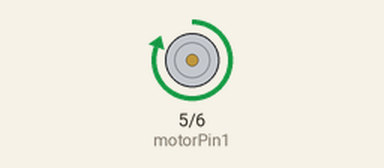
Simulated run of this sketch. Board: Arduino Uno, built with avr-gcc and run on an emulated ATmega328P. On the bench: motor-driver pin pairs drawn as motors (green arrow = first pin HIGH = forward, orange = second pin HIGH = backward, longer = more drive).

Above: at 8.05 s.
Timing chart, 0 to 11.0 s (numbered marks = the images above):
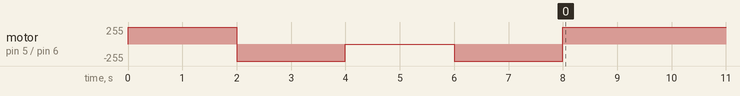

Measured:
- by itself, motor on pin 5 (motorPin1) / pin 6 (motorPin2): stopped → forward 255/255 at 0.00 s, → backward 255/255 2.0 s later, → stopped 2.0 s later, → backward 255/255 2.0 s later, … (5 changes in this stretch)

The sketch:

motor.ino
```cpp
//L293D
//Motor A
const int motorPin1  = 5;  // Pin 14 of L293
const int motorPin2  = 6;  // Pin 10 of L293
//Motor B
// const int motorPin3  = 10; // Pin  7 of L293
// const int motorPin4  = 9;  // Pin  2 of L293

//This will run only one time.
void setup(){

    //Set pins as outputs
    pinMode(motorPin1, OUTPUT);
    pinMode(motorPin2, OUTPUT);
    // pinMode(motorPin3, OUTPUT);
    // pinMode(motorPin4, OUTPUT);
    digitalWrite(motorPin1, HIGH);
    digitalWrite(motorPin2, LOW);
    delay(2000);
    //Motor Control - Motor A: motorPin1,motorpin2 & Motor B: motorpin3,motorpin4

    //This code  will turn Motor A clockwise for 2 sec.

    // digitalWrite(motorPin3, LOW);
    // digitalWrite(motorPin4, LOW);
    //This code will turn Motor A counter-clockwise for 2 sec.
    digitalWrite(motorPin1, LOW);
    digitalWrite(motorPin2, HIGH);
    // digitalWrite(motorPin3, LOW);
    // digitalWrite(motorPin4, LOW);
    delay(2000);

    //This code will turn Motor B clockwise for 2 sec.
    digitalWrite(motorPin1, LOW);
    digitalWrite(motorPin2, LOW);
    // digitalWrite(motorPin3, HIGH);
    // digitalWrite(motorPin4, LOW);
    delay(2000);
    //This code will turn Motor B counter-clockwise for 2 sec.
    digitalWrite(motorPin1, LOW);
    digitalWrite(motorPin2, HIGH);
    // digitalWrite(motorPin3, LOW);
    // digitalWrite(motorPin4, HIGH);
    delay(2000);

    //And this code will stop motors
    digitalWrite(motorPin1, LOW);
    digitalWrite(motorPin2, LOW);
    // digitalWrite(motorPin3, LOW);
    // digitalWrite(motorPin4, LOW);

}


void loop(){
  digitalWrite(motorPin1, HIGH);
  digitalWrite(motorPin2, LOW);
  delay(2000);
  digitalWrite(motorPin1, LOW);
}
```
